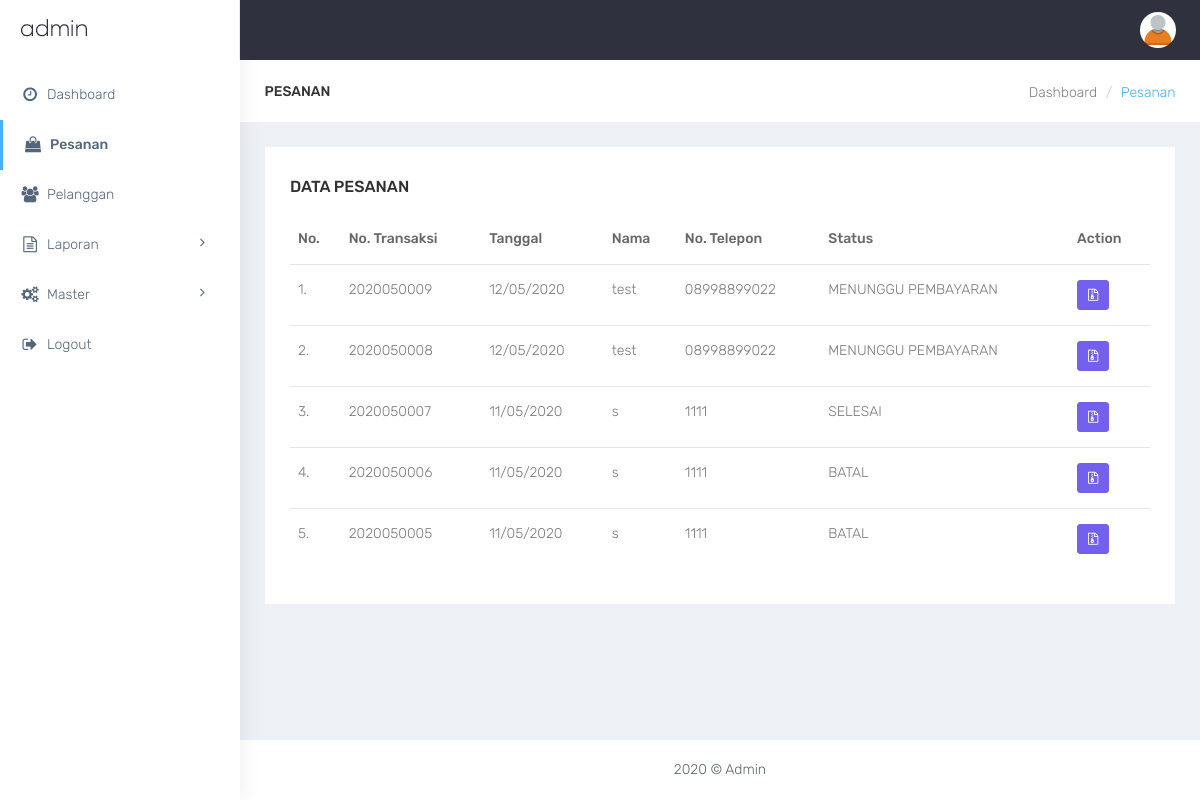
Page /admin/index.php?p=pesanan (signed in) on the committed database.
### tables this page shows
CREATE TABLE `transaksi` (
  `id_transaksi` int(11) NOT NULL AUTO_INCREMENT,
  `id_pelanggan` int(11) DEFAULT NULL,
  `status` enum('MENUNGGU PEMBAYARAN','DIPROSES','BATAL','SELESAI')  DEFAULT NULL,
  `tgl_transaksi` date DEFAULT NULL,
  `id_bayar` int(11) DEFAULT NULL,
  PRIMARY KEY (`id_transaksi`)
);

CREATE TABLE `pelanggan` (
  `id_pelanggan` int(11) NOT NULL AUTO_INCREMENT,
  `nama_pelanggan` varchar(30)  DEFAULT NULL,
  `no_telp` varchar(13)  DEFAULT NULL,
  `email` varchar(30)  DEFAULT NULL,
  `password` varchar(10)  DEFAULT NULL,
  PRIMARY KEY (`id_pelanggan`)
);

### admin/pesanan.php (the view)
<div class="row bg-title">
    <div class="col-lg-3 col-md-4 col-sm-4 col-xs-12">
        <h4 class="page-title">Pesanan</h4>
    </div>
    <div class="col-lg-9 col-sm-8 col-md-8 col-xs-12">
        <ol class="breadcrumb">
            <li><a href="?p=dashboard">Dashboard</a></li>
            <li class="active">Pesanan</li>
        </ol>
    </div>
</div>
<div class="row">
    <div class="col-md-12">
        <div class="white-box">
            <?php if(isset($_GET['hl']) && $_GET['hl'] == 'detail'){ ?>
                <?php
                    $query6 = " SELECT * FROM transaksi
                                INNER JOIN pelanggan ON transaksi.id_pelanggan = pelanggan.id_pelanggan
                                LEFT JOIN bayar ON transaksi.id_bayar = bayar.id_bayar
                                WHERE transaksi.id_transaksi = '$_GET[id]' ";
                    $exc_query6 = mysqli_query($con,$query6);
                    $value6 = mysqli_fetch_array($exc_query6);
                    $query7 = " SELECT * FROM transaksi
                                INNER JOIN transaksi_detail ON transaksi.id_transaksi = transaksi_detail.id_transaksi
                                INNER JOIN lapangan ON transaksi_detail.id_lapangan = lapangan.id_lapangan
                                INNER JOIN hari ON transaksi_detail.id_hari = hari.id_hari
                                INNER JOIN waktu ON transaksi_detail.id_waktu = waktu.id_waktu
                                INNER JOIN jenis_lapangan ON jenis_lapangan.id_jenis_lapangan = lapangan.id_jenis_lapangan
                                WHERE transaksi.id_transaksi = '$_GET[id]' ";
                    $exc_query7 = mysqli_query($con,$query7);
                ?>
                <h3 class="box-title">Detail Pesanan</h3> <a href='?p=pesanan' class="btn btn-primary pull-right">Kembali</a>
                <h5>No. Transaksi : <?php echo $_GET['id']; ?></h5>
                <h5>Status : <?php echo $value6['status']; ?></h5>
                <br>
                <h6>Data Pemesan</h6>
                <table class="table table-bordered text-nowrap" width="90%">
                    <tr>
                        <td width="150">Nama</td>
                        <td width="400"><?php echo $value6['nama_pelanggan']; ?></td>
                        <td rowspan="6">
                            <table class="table">
                                <tr>
                                    <td>
                                        <?php if($value6['status'] == 'SELESAI'){ ?>
                                            <button class="btn btn-warning btn-block" disabled="">Sudah Verifikasi</button>
                                        <?php }else{ ?>
                                            <button class="btn btn-warning btn-block" onclick="verifikasi('<?php echo$value6['id_transaksi']; ?>')" <?php if(empty($value6['file'])){echo "disabled";} ?>>Verifikasi Bayar</button>
                                        <?php } ?>
                                    </td>
                                </tr>
                                <tr>
                                    <td align="center">
                                        <?php
                                            if(!empty($value6['file']))
                                            {
                                                echo '<a href="../images/'.$value6['file'].'" download="'.$value6['file'].'" title="Klik untuk download">';
                                                echo '<img src="../images/'.$value6['file'].'" class="img-thumbnail">';
                                                echo '</a>';
                                            }
                                            else
                                            {
                                                echo '<img src="../images/kosong.png" class="img-thumbnail">';
                                            }
                                        ?>
                                    </td>
                                </tr>
                            </table>
                        </td>
                    </tr>
                    <tr>
                        <td>No. Telepon</td>
                        <td><?php echo $value6['no_telp']; ?></td>
                    </tr>
                    <tr>
                        <td>Email</td>
                        <td><?php echo $value6['email']; ?></td>
                    </tr>
                    <tr>
                        <td colspan="2" >&nbsp;</td>
                    </tr>
                    <tr>
                        <td colspan="2">&nbsp;</td>
                    </tr>
                    <tr>
                        <td colspan="2">&nbsp;</td>
                    </tr>
                </table>
                <br>
                <h6>Detail Sewa Pesanan</h6>
                <table class="table table-bordered text-nowrap">
                    <tr>
                        <th width="20">No.</th>
                        <th>Jenis Lapangan</th>
                        <th>Tanggal</th>
                        <th>Hari</th>
                        <th>Waktu</th>
                        <th>Lapangan</th>
                        <th>Harga</th>
                    </tr>
                    <?php
                        $no =1;
                        if(mysqli_num_rows($exc_query7) > 0)
                        {
                            $total = 0;
                            while ( $value7 = mysqli_fetch_assoc($exc_query7))
                            {
                                $tanggal = date('d/m/Y',strtotime($value7['tanggal']));
                                echo "<tr>";
                                echo "<td>".$no++.".</td>";
                                echo "<td>".$value7['nama_jenis_lapangan']."</td>";
                                echo "<td>".$tanggal."</td>";
                                echo "<td>".$value7['nama_hari']."</td>";
                                echo "<td>".$value7['waktu']."</td>";
                                echo "<td>".$value7['nama_lapangan']."</td>";
                                echo "<td align='right'>Rp.".number_format($value7['harga'],0,",",".").",-</td>";
                                echo "</tr>";
                                $total += $value7['harga'];
                            }
                            echo "<tr>";
                            echo "<td colspan='6' align='right'><b>TOTAL PEMBAYARAN</b></td>";
                            echo "<td align='right'><b>Rp.".number_format($total,0,",",".").",-</b></td>";
                            echo "</tr>";
                        }
                        else
                        {
                            echo "<tr>";
                                echo "<td colspan='7' align='center'>Pesanan masih kosong.</td>";
                            echo "</tr>";
                        }
                    ?>
                </table>
                <script type="text/javascript">
                    function verifikasi(id_transaksi){
                        $.confirm({
                            title: 'Confirm!',
                            icon: 'fa fa-question',
                            content: 'Yakin verifikasi bayar',
                            type: 'green',
                            typeAnimated: true,
                            buttons: {
                                Ya: function () {
                                    $.ajax({
                                        url : 'proses.php?action=verifikasi-bayar&id='+id_transaksi,
                                        success : function(response){
                                            $.confirm({
                                                title: 'Sukses!',
                                                icon: 'fa fa-check',
                                                content: 'Terverifikasi.',
                                                buttons: {
                                                    OK: function(){
                                                        location.reload();
                                                    }
                                                }
                                            });
                                        },
                                        error : function(e){
                                            $.alert('Error! '+e);
                                        }
                                    });
                                },
                                Tidak: function () {
                                }
                            }
                        });
                    }
                </script>
            <?php }else{ ?>
                <h3 class="box-title">Data Pesanan</h3>
                <div class="table-responsive">
                    <table class="table">
                        <thead>
                            <tr>
                                <th>No.</th>
                                <th>No. Transaksi</th>
                                <th>Tanggal</th>
                                <th>Nama</th>
                                <th>No. Telepon</th>
                                <th>Status</th>
                                <th>Action</th>
                            </tr>
                        </thead>
                        <tbody>
                            <?php
                                $query1 = " SELECT * FROM transaksi
                                            INNER JOIN pelanggan ON transaksi.id_pelanggan = pelanggan.id_pelanggan
                                            ORDER BY transaksi.tgl_transaksi DESC";
                                $exc_query1 = mysqli_query($con,$query1);
                                $no = 1;
                                while ( $value1 = mysqli_fetch_array($exc_query1))
                                {
                                    echo "<tr>";
                                    echo "<td>".$no++.".</td>";
                                    echo "<td>".$value1['id_transaksi']."</td>";
                                    echo "<td>".date('d/m/Y',strtotime($value1['tgl_transaksi']))."</td>";
                                    echo "<td>".$value1['nama_pelanggan']."</td>";
                                    echo "<td>".$value1['no_telp']."</td>";
                                    echo "<td>".$value1['status']."</td>";
                                    echo "<td><a href='?p=pesanan&hl=detail&id=$value1[id_transaksi]' class='btn btn-sm btn-primary' title='Detail'><i class='fa fa-file-archive-o'></i></a></td>";
                                    echo "</tr>";
                                }
                            ?>
                        </tbody>
                    </table>
                </div>
            <?php } ?>
        </div>
    </div>
</div>

### admin/css/colors/default.css (style rules this page uses)
body { background: #fff; }
.bg-title .breadcrumb .active { color: #41b3f9; }

### rows in the picture
transaksi: id_transaksi "2020050009", tgl_transaksi "12/05/2020", id_pelanggan.nama_pelanggan "test", id_pelanggan.no_telp "08998899022", status "MENUNGGU PEMBAYARAN"
transaksi: id_transaksi "2020050008", tgl_transaksi "12/05/2020", id_pelanggan.nama_pelanggan "test", id_pelanggan.no_telp "08998899022", status "MENUNGGU PEMBAYARAN"
transaksi: id_transaksi "2020050007", tgl_transaksi "11/05/2020", id_pelanggan.nama_pelanggan "s", id_pelanggan.no_telp "1111", status "SELESAI"
transaksi: id_transaksi "2020050006", tgl_transaksi "11/05/2020", id_pelanggan.nama_pelanggan "s", id_pelanggan.no_telp "1111", status "BATAL"
transaksi: id_transaksi "2020050005", tgl_transaksi "11/05/2020", id_pelanggan.nama_pelanggan "s", id_pelanggan.no_telp "1111", status "BATAL"
